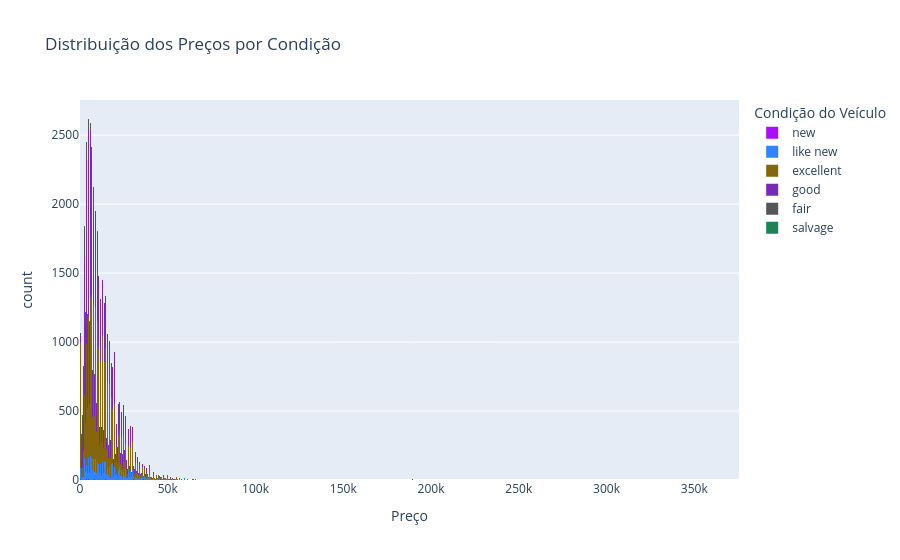

Here is the notebook cell this chart was saved with:
### Code cell
fig = px.histogram(
    vehicles, 
    x="price", 
    color="condition", 
    title="Distribuição dos Preços por Condição",
    category_orders={"condition": ['new', 'like new', 'excellent', 'good', 'fair', 'salvage']},
    labels={'count': 'Quantidade de Anúncios', 'price': 'Preço', 'condition': 'Condição do Veículo'},
    color_discrete_sequence=color_palette
)

fig.show()

### Figure 1 — Plotly figure (JSON) as saved in the notebook; plotly's stock layout.template omitted (floating-point values rounded to 4 significant figures; data arrays with more than 128 entries replaced by an {"elided": "..."} marker saying what was removed)
{"data": [{"bingroup": "x", "hovertemplate": "Condição do Veículo=new<br>Preço=%{x}<br>count=%{y}<extra></extra>", "legendgroup": "new", "marker": {"color": "#AA0DFE", "pattern": {"shape": ""}}, "name": "new", "orientation": "v", "showlegend": true, "type": "histogram", "x": {"elided": "143 int values"}, "xaxis": "x", "yaxis": "y"}, {"bingroup": "x", "hovertemplate": "Condição do Veículo=like new<br>Preço=%{x}<br>count=%{y}<extra></extra>", "legendgroup": "like new", "marker": {"color": "#3283FE", "pattern": {"shape": ""}}, "name": "like new", "orientation": "v", "showlegend": true, "type": "histogram", "x": {"elided": "4742 int values"}, "xaxis": "x", "yaxis": "y"}, {"bingroup": "x", "hovertemplate": "Condição do Veículo=excellent<br>Preço=%{x}<br>count=%{y}<extra></extra>", "legendgroup": "excellent", "marker": {"color": "#85660D", "pattern": {"shape": ""}}, "name": "excellent", "orientation": "v", "showlegend": true, "type": "histogram", "x": {"elided": "24773 int values"}, "xaxis": "x", "yaxis": "y"}, {"bingroup": "x", "hovertemplate": "Condição do Veículo=good<br>Preço=%{x}<br>count=%{y}<extra></extra>", "legendgroup": "good", "marker": {"color": "#782AB6", "pattern": {"shape": ""}}, "name": "good", "orientation": "v", "showlegend": true, "type": "histogram", "x": {"elided": "20145 int values"}, "xaxis": "x", "yaxis": "y"}, {"bingroup": "x", "hovertemplate": "Condição do Veículo=fair<br>Preço=%{x}<br>count=%{y}<extra></extra>", "legendgroup": "fair", "marker": {"color": "#565656", "pattern": {"shape": ""}}, "name": "fair", "orientation": "v", "showlegend": true, "type": "histogram", "x": {"elided": "1607 int values"}, "xaxis": "x", "yaxis": "y"}, {"bingroup": "x", "hovertemplate": "Condição do Veículo=salvage<br>Preço=%{x}<br>count=%{y}<extra></extra>", "legendgroup": "salvage", "marker": {"color": "#1C8356", "pattern": {"shape": ""}}, "name": "salvage", "orientation": "v", "showlegend": true, "type": "histogram", "x": [600, 1000, 5500, 999, 850, 5000, 8000, 2500, 1800, 1000, 1500, 1800, 8000, 580, 2700, 11000, 800, 800, 3800, 4100, 12900, 400, 18500, 13500, 5500, 900, 850, 4500, 3750, 22000, 800, 1700, 9450, 2000, 1500, 5000, 4000, 800, 13000, 800, 15000, 2950, 1500, 3500, 800, 10700, 9975, 1400, 1200, 3500, 800, 20750, 8750, 13200, 6750, 2950, 2495, 2400, 2700, 2500, 800, 1200, 1200, 1000, 4500, 500, 4700, 1000, 3500, 5200, 20750, 8750, 8725, 750, 5000, 1700, 3000, 3000, 6000, 2500, 700, 5990, 500, 2500, 2250, 650, 700, 1000, 1900, 600, 7000, 1000, 1500, 7000, 4800, 500, 2000, 700, 3000, 5000, 7000, 450, 9900, 1500, 5000, 14500, 500, 1500, 1000, 850, 500, 3500, 5000, 2900, 2700], "xaxis": "x", "yaxis": "y"}], "layout": {"barmode": "relative", "legend": {"title": {"text": "Condição do Veículo"}, "tracegroupgap": 0}, "title": {"text": "Distribuição dos Preços por Condição"}, "xaxis": {"anchor": "y", "domain": [0, 1], "title": {"text": "Preço"}}, "yaxis": {"anchor": "x", "domain": [0, 1], "title": {"text": "count"}}}}
